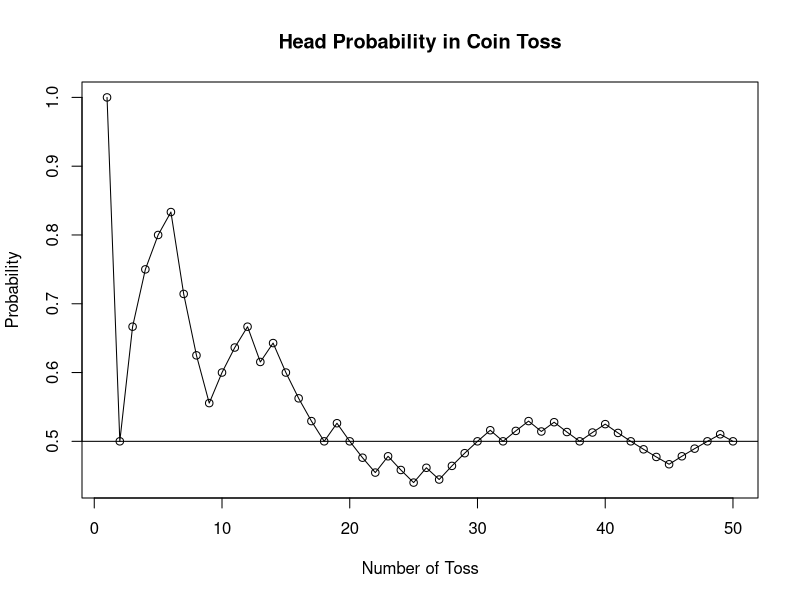
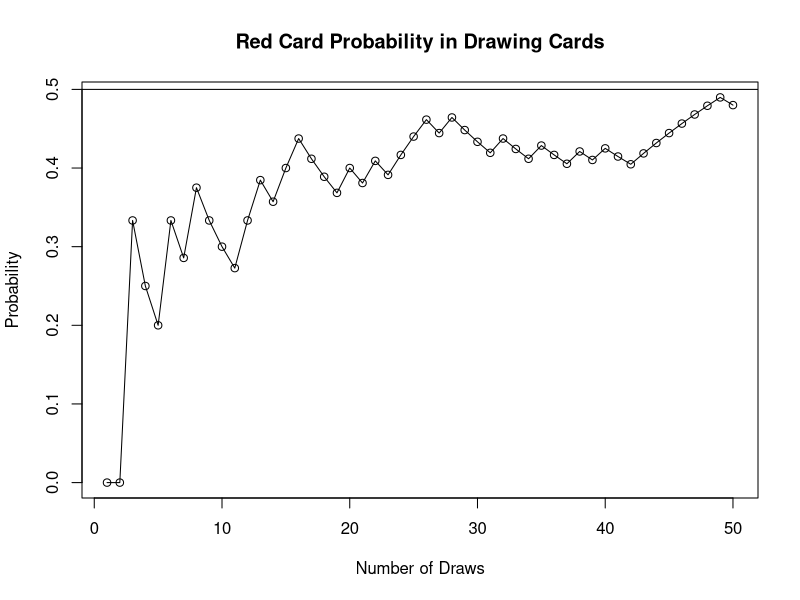
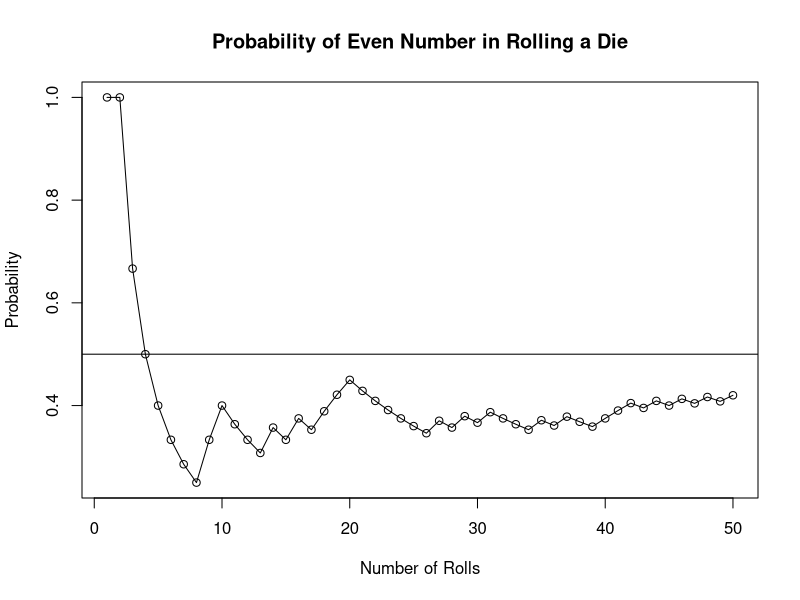

The R source for these figures, in order:
## ---- chunk 1
# Simulate 100 coin tosses
print('Let Head = 1 and Tail = 0')
y <- sample (c(1, 0), 50, replace = TRUE)

# Probability Table
fair_coin_probability <- table(y)/50
fair_coin_probability
## ---- chunk 2
num <- 1:50
# Partial Probability
partial_events <- cumsum(y)
partial_probability <- partial_events / num

# Plot
plot(num, partial_probability, type = "o",
xlab = "Number of Toss", ylab = "Probability",
main = "Head Probability in Coin Toss")
abline(h=0.5)
## ---- chunk 3
# Simulate 50 card draws
print('Let Red = 1 and Black = 0')

# Define the deck
deck <- c(rep(1, 26), rep(0, 26))
draws <- sample(deck, 50, replace = TRUE)

# Probability Table
red_card_probability <- table(draws)/50
red_card_probability
## ---- chunk 4
num <- 1:50
# Partial Probability
partial_events <- cumsum(draws)
partial_probability <- partial_events / num

# Plot
plot(num, partial_probability, type = "o",
xlab = "Number of Draws", ylab = "Probability",
main = "Red Card Probability in Drawing Cards")
abline(h=0.5)
## ---- chunk 5
# Simulate 50 die rolls
print('Let Even Numbers (2, 4, 6) = 1 and Odd Numbers (1, 3, 5) = 0')

# Define the deck
dice <- c(rep(1, 3), rep(0, 3))
rolls <- sample(dice, 50, replace = TRUE)

# Probability Table
fair_die_probability <- table(rolls)/50
fair_die_probability
## ---- chunk 6
num <- 1:50
# Partial Probability
partial_events <- cumsum(rolls)
partial_probability <- partial_events / num

# Plot
plot(num, partial_probability, type = "o",
xlab = "Number of Rolls", ylab = "Probability",
main = "Probability of Even Number in Rolling a Die")
abline(h=0.5)
## ---- chunk 7
# Generate Sample Spaces
states <- c("H", "T")
S <- expand.grid(states, states)
sample_spaces <- apply(S, 1, paste, collapse = "")

# Simulate 100 coin tosses
x <- sample(sample_spaces, 100, replace = TRUE)

# Calculate relative frequencies
coin_toss_probability <- table(x) / 100
print('Coin Toss Probability Table')
coin_toss_probability

# Probability of one head and one tail
probability_HT_TH <- coin_toss_probability["HT"] + coin_toss_probability["TH"]

# Print the combined probability
print('Probability of One Head and One tail')
probability_HT_TH

# Probability in percentage
print('Probability of One Head and One Tail in Percentage:')
print(sprintf("%.2f%%", probability_HT_TH * 100))
